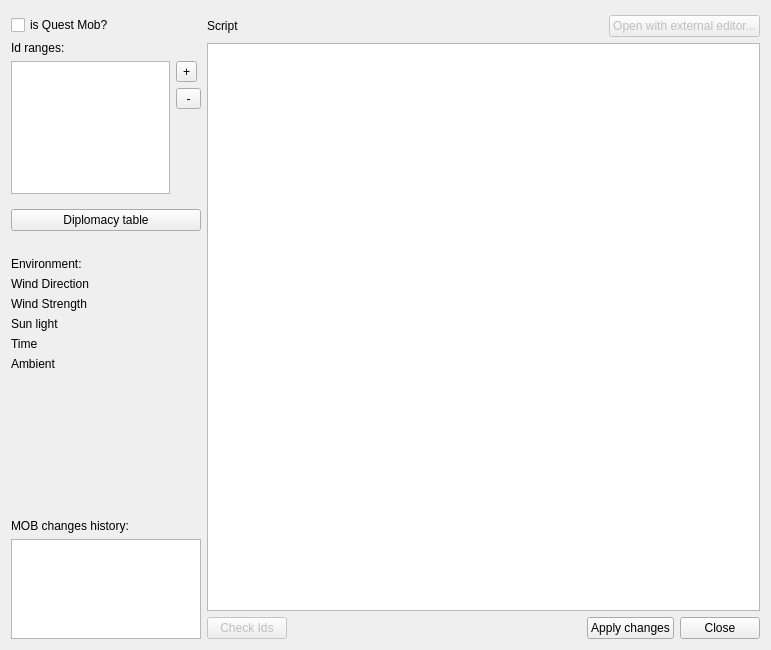
<?xml version="1.0" encoding="UTF-8"?>
<ui version="4.0">
 <class>CMobParameters</class>
 <widget class="QWidget" name="CMobParameters">
  <property name="geometry">
   <rect>
    <x>0</x>
    <y>0</y>
    <width>771</width>
    <height>650</height>
   </rect>
  </property>
  <property name="windowTitle">
   <string>Form</string>
  </property>
  <layout class="QHBoxLayout" name="horizontalLayout_4" stretch="1,10">
   <property name="sizeConstraint">
    <enum>QLayout::SetDefaultConstraint</enum>
   </property>
   <property name="topMargin">
    <number>15</number>
   </property>
   <item>
    <layout class="QVBoxLayout" name="verticalLayout_3">
     <property name="bottomMargin">
      <number>0</number>
     </property>
     <item>
      <widget class="QCheckBox" name="isPrimaryBox">
       <property name="sizePolicy">
        <sizepolicy hsizetype="Fixed" vsizetype="Fixed">
         <horstretch>0</horstretch>
         <verstretch>0</verstretch>
        </sizepolicy>
       </property>
       <property name="text">
        <string>is Quest Mob?</string>
       </property>
      </widget>
     </item>
     <item>
      <widget class="QLabel" name="rangesLabel">
       <property name="sizePolicy">
        <sizepolicy hsizetype="Preferred" vsizetype="Preferred">
         <horstretch>0</horstretch>
         <verstretch>0</verstretch>
        </sizepolicy>
       </property>
       <property name="minimumSize">
        <size>
         <width>190</width>
         <height>0</height>
        </size>
       </property>
       <property name="text">
        <string>Id ranges:</string>
       </property>
      </widget>
     </item>
     <item>
      <layout class="QHBoxLayout" name="horizontalLayout">
       <item>
        <widget class="QListWidget" name="listRanges">
         <property name="sizePolicy">
          <sizepolicy hsizetype="Preferred" vsizetype="Ignored">
           <horstretch>0</horstretch>
           <verstretch>0</verstretch>
          </sizepolicy>
         </property>
         <property name="minimumSize">
          <size>
           <width>0</width>
           <height>120</height>
          </size>
         </property>
         <property name="maximumSize">
          <size>
           <width>10000</width>
           <height>10000</height>
          </size>
         </property>
         <property name="autoScrollMargin">
          <number>16</number>
         </property>
         <property name="resizeMode">
          <enum>QListView::Fixed</enum>
         </property>
         <property name="modelColumn">
          <number>0</number>
         </property>
         <property name="currentRow">
          <number>-1</number>
         </property>
        </widget>
       </item>
       <item>
        <layout class="QVBoxLayout" name="verticalLayout">
         <property name="rightMargin">
          <number>0</number>
         </property>
         <item>
          <widget class="QToolButton" name="button_plusRanges">
           <property name="text">
            <string>+</string>
           </property>
          </widget>
         </item>
         <item>
          <widget class="QToolButton" name="button_minusRanges">
           <property name="text">
            <string> - </string>
           </property>
          </widget>
         </item>
         <item>
          <spacer name="verticalSpacer">
           <property name="orientation">
            <enum>Qt::Vertical</enum>
           </property>
           <property name="sizeHint" stdset="0">
            <size>
             <width>20</width>
             <height>40</height>
            </size>
           </property>
          </spacer>
         </item>
        </layout>
       </item>
      </layout>
     </item>
     <item>
      <widget class="QWidget" name="baseMobParamWidget" native="true">
       <property name="sizePolicy">
        <sizepolicy hsizetype="Minimum" vsizetype="Minimum">
         <horstretch>0</horstretch>
         <verstretch>0</verstretch>
        </sizepolicy>
       </property>
       <property name="minimumSize">
        <size>
         <width>0</width>
         <height>0</height>
        </size>
       </property>
       <property name="maximumSize">
        <size>
         <width>10000</width>
         <height>10000</height>
        </size>
       </property>
       <layout class="QVBoxLayout" name="verticalLayout_2">
        <property name="leftMargin">
         <number>0</number>
        </property>
        <property name="rightMargin">
         <number>0</number>
        </property>
        <item>
         <widget class="QPushButton" name="diplomacyButton">
          <property name="text">
           <string>Diplomacy table</string>
          </property>
         </widget>
        </item>
        <item>
         <spacer name="horizontalSpacer">
          <property name="orientation">
           <enum>Qt::Horizontal</enum>
          </property>
          <property name="sizeHint" stdset="0">
           <size>
            <width>40</width>
            <height>20</height>
           </size>
          </property>
         </spacer>
        </item>
        <item>
         <layout class="QFormLayout" name="formLayout_2">
          <property name="horizontalSpacing">
           <number>6</number>
          </property>
          <property name="verticalSpacing">
           <number>6</number>
          </property>
          <item row="1" column="0">
           <widget class="QLabel" name="windDir">
            <property name="text">
             <string>Wind Direction</string>
            </property>
           </widget>
          </item>
          <item row="2" column="0">
           <widget class="QLabel" name="windStr">
            <property name="text">
             <string>Wind Strength</string>
            </property>
           </widget>
          </item>
          <item row="3" column="0">
           <widget class="QLabel" name="sunLight">
            <property name="text">
             <string>Sun light</string>
            </property>
           </widget>
          </item>
          <item row="0" column="0" colspan="2">
           <widget class="QLabel" name="labelEnv">
            <property name="text">
             <string>Environment:</string>
            </property>
           </widget>
          </item>
          <item row="4" column="0">
           <widget class="QLabel" name="time">
            <property name="text">
             <string>Time</string>
            </property>
           </widget>
          </item>
          <item row="5" column="0">
           <widget class="QLabel" name="ambient">
            <property name="text">
             <string>Ambient</string>
            </property>
           </widget>
          </item>
         </layout>
        </item>
       </layout>
      </widget>
     </item>
     <item>
      <spacer name="verticalSpacer_2">
       <property name="orientation">
        <enum>Qt::Vertical</enum>
       </property>
       <property name="sizeHint" stdset="0">
        <size>
         <width>20</width>
         <height>40</height>
        </size>
       </property>
      </spacer>
     </item>
     <item>
      <widget class="QLabel" name="historyLabel">
       <property name="text">
        <string>MOB changes history:</string>
       </property>
      </widget>
     </item>
     <item>
      <widget class="QUndoView" name="undoViewMob">
       <property name="maximumSize">
        <size>
         <width>16777215</width>
         <height>100</height>
        </size>
       </property>
      </widget>
     </item>
    </layout>
   </item>
   <item>
    <layout class="QVBoxLayout" name="verticalLayout_4">
     <item>
      <layout class="QHBoxLayout" name="horizontalLayout_3">
       <item>
        <widget class="QLabel" name="scriptLabel">
         <property name="text">
          <string>Script</string>
         </property>
        </widget>
       </item>
       <item>
        <spacer name="horizontalSpacer_3">
         <property name="orientation">
          <enum>Qt::Horizontal</enum>
         </property>
         <property name="sizeHint" stdset="0">
          <size>
           <width>40</width>
           <height>20</height>
          </size>
         </property>
        </spacer>
       </item>
       <item>
        <widget class="QPushButton" name="pushButtonOpenExtEditor">
         <property name="enabled">
          <bool>false</bool>
         </property>
         <property name="text">
          <string>Open with external editor...</string>
         </property>
        </widget>
       </item>
      </layout>
     </item>
     <item>
      <widget class="CScriptEditor" name="plainTextEdit"/>
     </item>
     <item>
      <layout class="QHBoxLayout" name="horizontalLayout_2">
       <item>
        <widget class="QPushButton" name="pushCheck">
         <property name="enabled">
          <bool>false</bool>
         </property>
         <property name="text">
          <string>Check Ids</string>
         </property>
        </widget>
       </item>
       <item>
        <spacer name="horizontalSpacer_2">
         <property name="orientation">
          <enum>Qt::Horizontal</enum>
         </property>
         <property name="sizeHint" stdset="0">
          <size>
           <width>40</width>
           <height>20</height>
          </size>
         </property>
        </spacer>
       </item>
       <item>
        <widget class="QPushButton" name="pushApply">
         <property name="text">
          <string>Apply changes</string>
         </property>
        </widget>
       </item>
       <item>
        <widget class="QPushButton" name="pushCancel">
         <property name="text">
          <string>Close</string>
         </property>
        </widget>
       </item>
      </layout>
     </item>
    </layout>
   </item>
  </layout>
 </widget>
 <customwidgets>
  <customwidget>
   <class>CScriptEditor</class>
   <extends>QPlainTextEdit</extends>
   <header>mob/script_editor.h</header>
  </customwidget>
 </customwidgets>
 <resources/>
 <connections/>
</ui>
